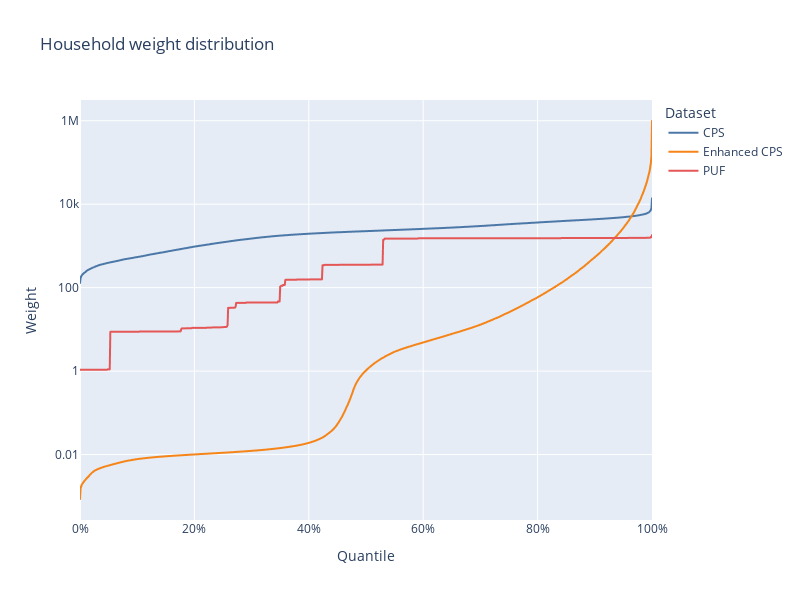

Here is the notebook cell this chart was saved with:
### Markdown cell above
## Weight distributions

Below, we compare the weight distributions of the three datasets.

### Code cell
import numpy as np
import plotly.express as px
from policyengine_core.charts import *

cps_dist = pd.Series(cps.calculate("household_weight").values).quantile(np.linspace(0, 1, 1001))
ecps_dist = pd.Series(ecps.calculate("household_weight").values).quantile(np.linspace(0, 1, 1001))
puf_dist = pd.Series(puf.calculate("household_weight").values).quantile(np.linspace(0, 1, 1001))

df = pd.DataFrame({"CPS": cps_dist, "Enhanced CPS": ecps_dist, "PUF": puf_dist, "Quantile": np.linspace(0, 1, 1001)})

fig = px.line(df, x="Quantile", y=["CPS", "Enhanced CPS", "PUF"], title="Household weight distribution", labels={"value": "Weight", "variable": "Dataset"}, log_y=True, color_discrete_sequence=px.colors.qualitative.T10)
fig.update_layout(
    width=800,
    height=600,
    xaxis=dict(
        title="Quantile",
        tickformat=".0%",
    ),
    yaxis=dict(
        title="Weight",
        type="log",
    ),
)
fig

### Figure 1 — Plotly figure (JSON) as saved in the notebook; plotly's stock layout.template omitted (floating-point values rounded to 4 significant figures; data arrays with more than 128 entries replaced by an {"elided": "..."} marker saying what was removed)
{"data": [{"hovertemplate": "Dataset=CPS<br>Quantile=%{x}<br>Weight=%{y}<extra></extra>", "legendgroup": "CPS", "line": {"color": "#4C78A8", "dash": "solid"}, "marker": {"symbol": "circle"}, "mode": "lines", "name": "CPS", "showlegend": true, "type": "scattergl", "x": {"elided": "1001 float values"}, "xaxis": "x", "y": {"elided": "1001 float values"}, "yaxis": "y"}, {"hovertemplate": "Dataset=Enhanced CPS<br>Quantile=%{x}<br>Weight=%{y}<extra></extra>", "legendgroup": "Enhanced CPS", "line": {"color": "#F58518", "dash": "solid"}, "marker": {"symbol": "circle"}, "mode": "lines", "name": "Enhanced CPS", "showlegend": true, "type": "scattergl", "x": {"elided": "1001 float values"}, "xaxis": "x", "y": {"elided": "1001 float values"}, "yaxis": "y"}, {"hovertemplate": "Dataset=PUF<br>Quantile=%{x}<br>Weight=%{y}<extra></extra>", "legendgroup": "PUF", "line": {"color": "#E45756", "dash": "solid"}, "marker": {"symbol": "circle"}, "mode": "lines", "name": "PUF", "showlegend": true, "type": "scattergl", "x": {"elided": "1001 float values"}, "xaxis": "x", "y": {"elided": "1001 float values"}, "yaxis": "y"}], "layout": {"height": 600, "legend": {"title": {"text": "Dataset"}, "tracegroupgap": 0}, "title": {"text": "Household weight distribution"}, "width": 800, "xaxis": {"anchor": "y", "domain": [0, 1], "tickformat": ".0%", "title": {"text": "Quantile"}}, "yaxis": {"anchor": "x", "domain": [0, 1], "title": {"text": "Weight"}, "type": "log"}}}
